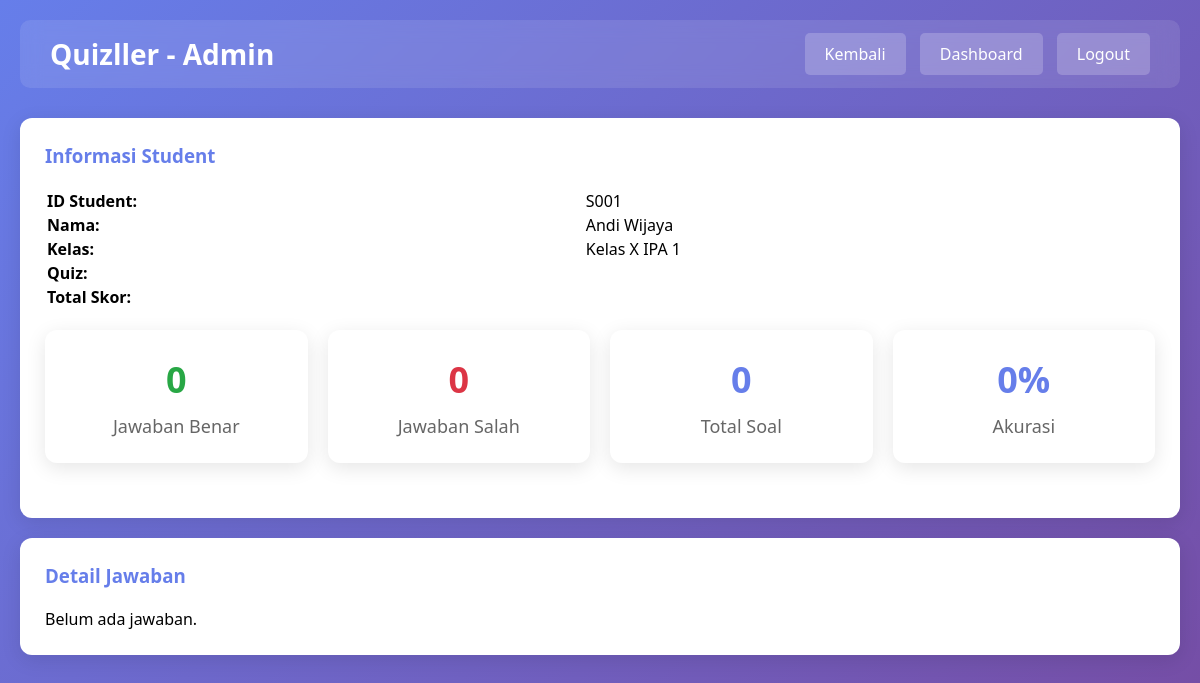
/admin/student-answers.php?student_id=S001 (signed in), run on the app's committed database.
### tables this page shows
CREATE TABLE students (
        id INTEGER PRIMARY KEY AUTOINCREMENT,
        student_id VARCHAR(50) NOT NULL UNIQUE,
        name VARCHAR(255) NOT NULL,
        password VARCHAR(255) NOT NULL,
        class_id INTEGER,
        FOREIGN KEY (class_id) REFERENCES classes(id)
    );

CREATE TABLE classes (
        id INTEGER PRIMARY KEY AUTOINCREMENT,
        name VARCHAR(255) NOT NULL
    );

### admin/student-answers.php (the view, shortened to what this page needs)
<?php
$test_id = isset($_GET['test_id']) ? (int)$_GET['test_id'] : 0;
$student_id_param = isset($_GET['student_id']) ? $_GET['student_id'] : '';
$conn = getDBConnection();
$stmt = $conn->prepare("SELECT id FROM students WHERE student_id = ?");
$stmt->execute([$student_id_param]);
$student_row = $stmt->fetch(PDO::FETCH_ASSOC);
$student_internal_id = $student_row['id'];
$stmt = $conn->prepare("SELECT s.*, c.name as class_name FROM students s
                        LEFT JOIN classes c ON s.class_id = c.id
                        WHERE s.id = ?");
$stmt->execute([$student_internal_id]);
$student = $stmt->fetch(PDO::FETCH_ASSOC);
$stmt = $conn->prepare("SELECT * FROM tests WHERE id = ?");
$stmt->execute([$test_id]);
$test = $stmt->fetch(PDO::FETCH_ASSOC);
$stmt = $conn->prepare("SELECT sa.*, q.title, q.optionA, q.optionB, q.optionC, q.optionD, q.correctAns, q.score
                        FROM student_answers sa
                        JOIN questions q ON sa.question_id = q.id
                        WHERE sa.student_id = ? AND sa.test_id = ?
                        ORDER BY sa.question_id");
$stmt->execute([$student_internal_id, $test_id]);
$answers = $stmt->fetchAll(PDO::FETCH_ASSOC);
$stmt = $conn->prepare("SELECT * FROM student_test_results WHERE student_id = ? AND test_id = ?");
$stmt->execute([$student_internal_id, $test_id]);
$result = $stmt->fetch(PDO::FETCH_ASSOC);
$correct_count = 0;
$wrong_count = 0;
?>
<!DOCTYPE html>
<html lang="id">
<head>
    <link rel="stylesheet" href="../assets/css/style.css">
</head>
<body>
    <div class="container">
        <div class="navbar">
            <h1>Quizller - Admin</h1>
            <div>
                <a href="test-results.php?id=<?php echo $test_id; ?>" style="margin-right: 10px;">Kembali</a>
                <a href="dashboard.php" style="margin-right: 10px;">Dashboard</a>
                <a href="../logout.php">Logout</a>
            </div>
        </div>
        <div class="card">
            <h3>Informasi Student</h3>
            <table style="width: 100%; margin-bottom: 20px;">
                <tr>
                    <td><strong>ID Student:</strong></td>
                    <td><?php echo htmlspecialchars($student['student_id']); ?></td>
                </tr>
                <tr>
                    <td><strong>Nama:</strong></td>
                    <td><?php echo htmlspecialchars($student['name']); ?></td>
                </tr>
                <tr>
                    <td><strong>Kelas:</strong></td>
                    <td><?php echo htmlspecialchars($student['class_name']); ?></td>
                </tr>
                <tr>
                    <td><strong>Quiz:</strong></td>
                    <td><?php echo htmlspecialchars($test['name']); ?></td>
                </tr>
                <tr>
                    <td><strong>Total Skor:</strong></td>
                    <td><?php echo $result['score']; ?></td>
                </tr>
            </table>
            <div class="dashboard-grid">
                <div class="dashboard-card">
                    <h3 style="color: #28a745;"><?php echo $correct_count; ?></h3>
                    <p>Jawaban Benar</p>
                </div>
                <div class="dashboard-card">
                    <h3 style="color: #dc3545;"><?php echo $wrong_count; ?></h3>
                    <p>Jawaban Salah</p>
                </div>
                <div class="dashboard-card">
                    <h3 style="color: #667eea;"><?php echo count($answers); ?></h3>
                    <p>Total Soal</p>
                </div>
                <div class="dashboard-card">
                    <h3 style="color: #667eea;"><?php echo count($answers) > 0 ? round(($correct_count / count($answers)) * 100, 2) : 0; ?>%</h3>
                    <p>Akurasi</p>
                </div>
            </div>
        </div>
        <div class="card">
            <h3>Detail Jawaban</h3>
            <?php if (count($answers) > 0): ?>
                <?php $no = 1; foreach ($answers as $answer): ?>
                    <div class="answer-review <?php echo $answer['is_correct'] ? 'correct' : 'wrong'; ?>">
                        <h4>Soal #<?php echo $no++; ?> (<?php echo $answer['score']; ?> poin)</h4>
                        <p><strong><?php echo htmlspecialchars($answer['title']); ?></strong></p>
                        <p>A. <?php echo htmlspecialchars($answer['optionA']); ?></p>
                        <p>B. <?php echo htmlspecialchars($answer['optionB']); ?></p>
                        <p>C. <?php echo htmlspecialchars($answer['optionC']); ?></p>
                        <p>D. <?php echo htmlspecialchars($answer['optionD']); ?></p>
                        <p><strong>Jawaban Student: </strong><?php echo strtoupper($answer['answer'] ?? 'Tidak dijawab'); ?></p>
                        <p><strong>Jawaban Benar: </strong><?php echo strtoupper($answer['correctAns']); ?></p>
                        <p><strong>Status: </strong>
                            <?php if ($answer['is_correct']): ?>
                                <span style="color: #28a745; font-weight: bold;">✓ BENAR</span>
                            <?php else: ?>
                                <span style="color: #dc3545; font-weight: bold;">✗ SALAH</span>
                            <?php endif; ?>
                        </p>
                    </div>
                <?php endforeach; ?>
            <?php else: ?>
                <p>Belum ada jawaban.</p>
            <?php endif; ?>
        </div>
    </div>
</body>
</html>

### assets/css/style.css (style rules this page uses)
* { margin: 0; padding: 0; box-sizing: border-box; }
body { font-family: 'Segoe UI', Tahoma, Geneva, Verdana, sans-serif; background: linear-gradient(135deg, #667eea 0%, #764ba2 100%); min-height: 100vh; }
.container { max-width: 1200px; margin: 0 auto; padding: 20px; }
.navbar { background-color: rgba(255, 255, 255, 0.1); backdrop-filter: blur(10px); padding: 15px 30px; border-radius: 10px; margin-bottom: 30px; display: flex; justify-content: space-between; align-items: center; }
.navbar h1 { color: white; font-size: 28px; }
.navbar a { color: white; text-decoration: none; padding: 10px 20px; background-color: rgba(255, 255, 255, 0.2); border-radius: 5px; transition: all 0.3s; }
.card { background-color: white; padding: 25px; border-radius: 12px; box-shadow: 0 5px 20px rgba(0, 0, 0, 0.1); margin-bottom: 20px; }
.card h3 { color: #667eea; margin-bottom: 20px; }
.dashboard-grid { display: grid; grid-template-columns: repeat(auto-fit, minmax(250px, 1fr)); gap: 20px; margin-bottom: 30px; }
.dashboard-card { background: white; padding: 25px; border-radius: 12px; box-shadow: 0 5px 20px rgba(0, 0, 0, 0.1); text-align: center; }
.dashboard-card h3 { color: #667eea; font-size: 36px; margin-bottom: 10px; }
.dashboard-card p { color: #666; font-size: 18px; }

### data on the page
students: student "S001", name "Andi Wijaya", class.name "Kelas X IPA 1"

### other printed values
$correct_count "0"
$wrong_count "0"
count($answers) "0"
